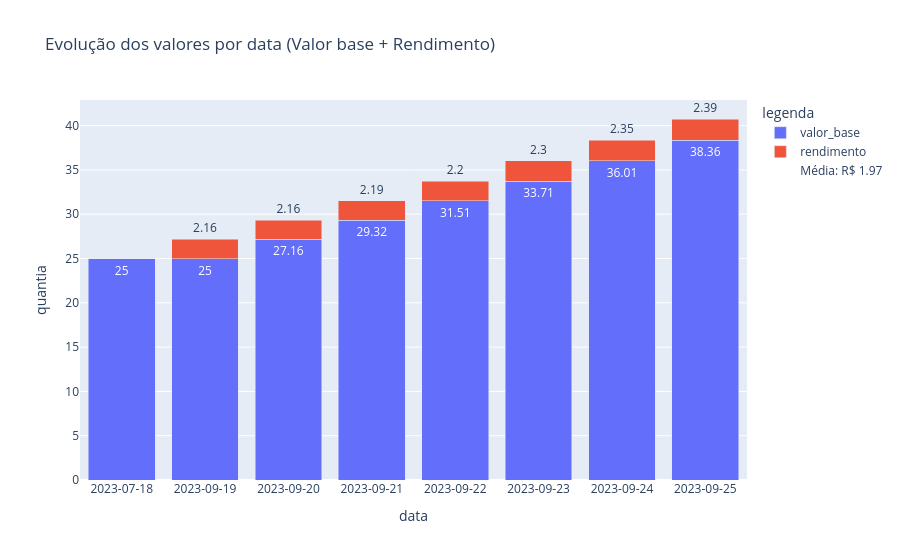

Notebook code cell kept with this figure:
### Code cell
# criar gráficos, então vou usar o plotly
import plotly.express as px
import json
#carregar os dados do meu arquivo
with open('historico.json', 'r', encoding='utf-8') as f:
    historico = json.load(f)

# Preparar dados para o gráfico: preciso organizar os dados no formato que a biblioteca de gráficos (plotly) entende
dados_grafico = [] #Cria uma lista vazia onde vou guardar as informações formatadas para o gráfico

for dicionario in historico: #Para cada dicionario dentro da minha lista historico:
    valor_total = dicionario['valor'] # Guarda o valor total daquele dicionario na variável valor_total
    rendimento = dicionario ['rendimento'] 

# decidi que quero um gráfico com 2 bases empilhadas(valor base e rendimento) e coloridas, por isso preciso separar todos os valores
# adicionar a base do valor base: calcular o valor base para ---empilhar---
    dados_grafico.append({ # adiciona um novo dicionario dentro da lista dados_grafico contendo:
        'data': dicionario['data'], #data do dicionario
        'legenda':'valor_base', #legenda dizendo o valor base
        'quantia': valor_total - rendimento # valor base
        })

# adicionar a base do rendimento: outro dicionario na lista dados_grafico contendo:
    dados_grafico.append({
        'data': dicionario['data'],
        'legenda': 'rendimento',
        'quantia': rendimento
    })

# Vou adicionar a média de rendimento diário no gráfico

rendimentos = []
for item in dados_grafico:
        if item['legenda'] == 'rendimento':
            rendimentos.append(item['quantia'])

# Calcula a média (Soma total / Quantidade de dicionarios)

if rendimentos:
    media_rendimento = sum(rendimentos) / len(rendimentos)
else:
    media_rendimento = 0


# montar os graficos
grafico = px.bar(
    dados_grafico,
    x='data', 
    color= 'legenda', 
    y='quantia', 
    title='Evolução dos valores por data (Valor base + Rendimento)',
    text_auto=True, # quero que mostre os valores
    barmode='stack' # empilhar as barras
    )

#deixar as barras bem separadinhas e organizadas
grafico.update_xaxes(type='category')
# update_xaxes(): serve para modificar e personalizar a aparência do eixo x do gráfico
# "atualize as propriedades do eixo x com as novas regras que eu mudar(trate as datas como categoria e não calendário)"
# grafico.show()
 
# vou adicionar a linha da média de rendimentos
# ela vai separada pois ela é um valor fixo (se eu colocasse junto, seria criado uma barra pra ela a cada data) 
# grafico.add_hline(
    # y=media_rendimento,
    # line_dash = 'dash', #linha tracejada
    # line_color = 'red',
    # annotation_text=f'Média: {media_rendimento:.2f}'
    #)
# grafico.show()

# Cria um ponto "invisível" só para gerar o item na legenda
grafico.add_scatter( #adicione elementos no grafico
    x=[None], # eles nao tem eixo x e nem y (não desenhe nada)
    y=[None], 
    mode='markers', #o modo de exibição vai ser um marcador(pontos)
    marker=dict(color='rgba(0,0,0,0)'), # Estilo do marcador = O marcador receber um dicionario onde a cor(RGBA -Red, Green, Blue, Alpha(transp)) é igual a preto com transparencia total
    name=f"Média: R$ {media_rendimento:.2f}" #o texto que vai aparecer na legenda, exibindo o valor formatado com duas casas decimais
)

grafico.show()
# grafico.write_image('grafico.png')

### Figure 1 — Plotly figure (JSON) as saved in the notebook; plotly's stock layout.template omitted (floating-point values rounded to 4 significant figures)
{"data": [{"hovertemplate": "legenda=valor_base<br>data=%{x}<br>quantia=%{y}<extra></extra>", "legendgroup": "valor_base", "marker": {"color": "#636efa", "pattern": {"shape": ""}}, "name": "valor_base", "orientation": "v", "showlegend": true, "textposition": "auto", "texttemplate": "%{y}", "type": "bar", "x": ["2023-07-18", "2023-09-19", "2023-09-20", "2023-09-21", "2023-09-22", "2023-09-23", "2023-09-24", "2023-09-25"], "xaxis": "x", "y": [25.0, 25.0, 27.16, 29.32, 31.51, 33.71, 36.01, 38.36], "yaxis": "y"}, {"hovertemplate": "legenda=rendimento<br>data=%{x}<br>quantia=%{y}<extra></extra>", "legendgroup": "rendimento", "marker": {"color": "#EF553B", "pattern": {"shape": ""}}, "name": "rendimento", "orientation": "v", "showlegend": true, "textposition": "auto", "texttemplate": "%{y}", "type": "bar", "x": ["2023-07-18", "2023-09-19", "2023-09-20", "2023-09-21", "2023-09-22", "2023-09-23", "2023-09-24", "2023-09-25"], "xaxis": "x", "y": [0.0, 2.16, 2.16, 2.19, 2.2, 2.3, 2.35, 2.39], "yaxis": "y"}, {"marker": {"color": "rgba(0,0,0,0)"}, "mode": "markers", "name": "Média: R$ 1.97", "type": "scatter", "x": [null], "y": [null]}], "layout": {"barmode": "stack", "legend": {"title": {"text": "legenda"}, "tracegroupgap": 0}, "title": {"text": "Evolução dos valores por data (Valor base + Rendimento)"}, "xaxis": {"anchor": "y", "domain": [0, 1], "title": {"text": "data"}, "type": "category"}, "yaxis": {"anchor": "x", "domain": [0, 1], "title": {"text": "quantia"}}}}
